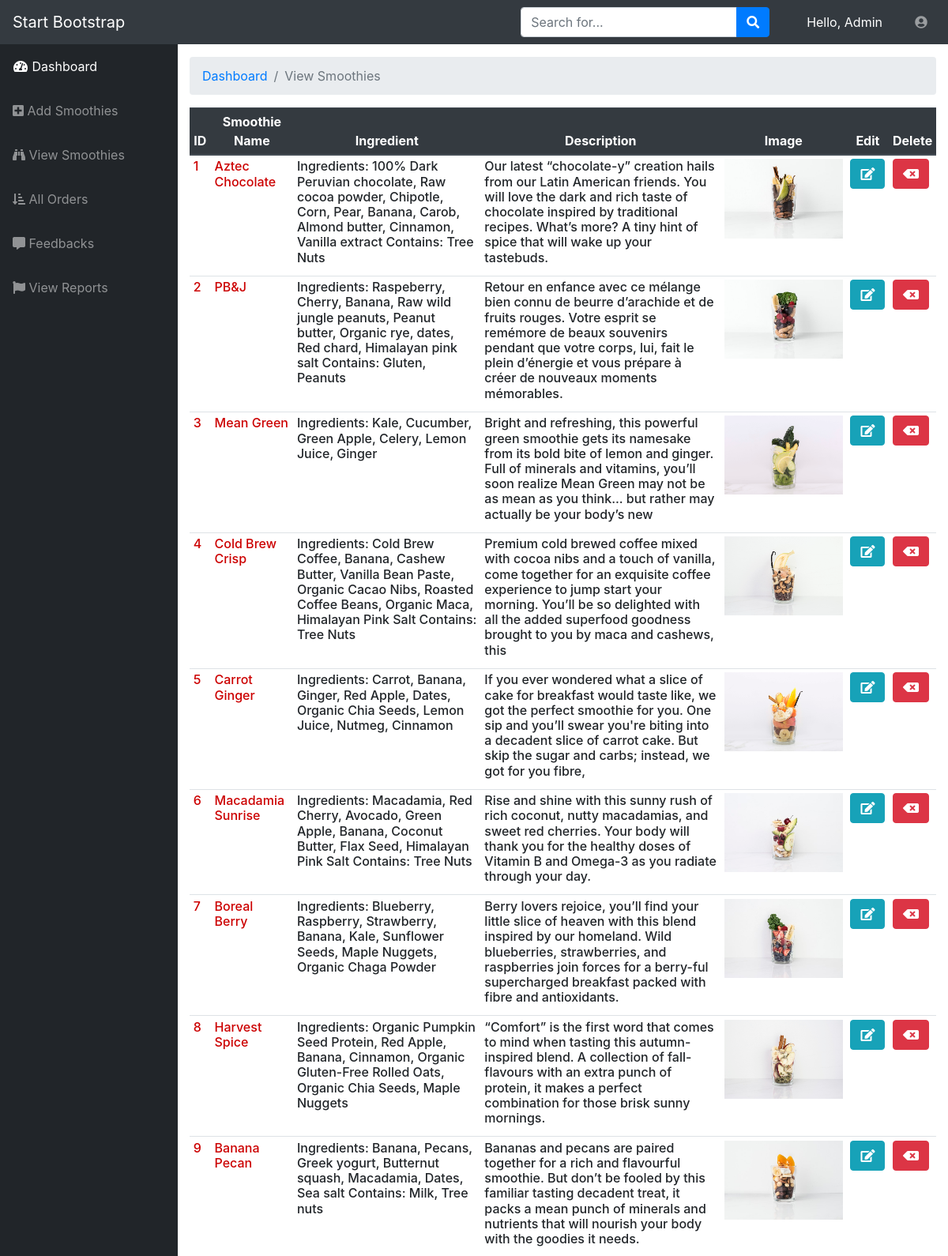
/admin/view-smoothies.php (upper part), run on the app's committed database.
### tables this page shows
CREATE TABLE `smoothies` (
  `ID` int(12) NOT NULL,
  `S_NAME` varchar(50) NOT NULL,
  `INGREDIENT` varchar(255) NOT NULL,
  `DESCRIPTION` varchar(255) NOT NULL,
  `IMAGE` varchar(100) NOT NULL
);

### admin/classes/smoothies.php (the view, shortened to what this page needs)
<?php
class Smoothie{
	public static function ReadSmoothies(){
		try{
			$query = "SELECT * FROM smoothies";
			$database = Database::Get_Instance();
		    $connection = $database->Get_Connection();
			$statement  = $connection->prepare($query);
			$statement->execute();
			$result = $statement->fetchAll(PDO::FETCH_ASSOC);
			return $result;
		}catch(PDOException $e){
			echo "Query Failed : ".$e->getMessage();
		}
	}
	 public static function Display_Delete_Form($ID){
        echo "<form action = '#' method = 'POST'>";
			  echo "<button type ='submit' name = 'delete' class='btn btn-push btn-danger btn-xs' value =".$ID."><span class='fa fa-backspace'></span></button>";
        echo "</form>";
	}
	public static function Display($array){
		echo "<table border = '0' class='table table-sm table-responsive table-hover'>";
			echo "<thead class='thead-dark text-center justify'>";
				echo "<tr>";
					echo "<th>ID</th>";
                    echo "<th>Smoothie Name</th>";
					echo "<th>Ingredient</th>";
					echo "<th>Description</th>";
					echo "<th>Image</th>";
					echo "<th>Edit</th>";
					echo "<th>Delete</th>";
				echo "</tr>";
            echo "</thead>";
		foreach($array as $row){
			echo "<tr>";
				echo "<td>";
					echo "<font color = #CC0000>";
						echo "<h6>". $row['ID']."</h6>";
				echo "</td>";
				echo "<td>";
					echo "<font color = #CC0000>";
						echo "<h6>". $row['S_NAME']."</h6>";
				echo "</td>";
				echo "<td>";
						echo "<h6>". $row['INGREDIENT']."</h6>";
				echo "</td>";
				echo "<td>";
					echo "<h6>". $row['DESCRIPTION']."</h6>";
				echo "</td>";
				echo "<td>";
					echo '<img src= "'.$row['IMAGE']." \" height = 'auto' width = '150px'>";
				echo "</td>";
				echo "<td>";
					echo "<a href='edit-smoothies.php?ID=".$row['ID']."'><button type='button' class='btn btn-push btn-info btn-xs'><i class='fa fa-edit'></i></button></a>";
				echo "</td>";
				echo "<td>";
					Smoothie::Display_Delete_Form($row['ID']);
				echo "</td>";
			echo "</tr>";
		}
		echo "</table>";
	}
}
?>

### admin/includes/header.php (shortened to what this page needs)
<!DOCTYPE html>
<html lang="en">
<head>
  <link href="offline/fontawesome-free/css/all.min.css" rel="stylesheet" type="text/css">
  <link href="offline/datatables/dataTables.bootstrap4.css" rel="stylesheet">
  <link href="css/admin.css" rel="stylesheet">
</head>
<body id="page-top">
  <nav class="navbar navbar-expand navbar-dark bg-dark static-top">
    <a class="navbar-brand mr-1" href="index.php">Start Bootstrap</a>
    <form class="d-none d-md-inline-block form-inline ml-auto mr-0 mr-md-3 my-2 my-md-0">
      <div class="input-group">
        <input type="text" class="form-control" placeholder="Search for..." aria-label="Search" aria-describedby="basic-addon2">
        <div class="input-group-append">
          <button class="btn btn-primary" type="button">
            <i class="fas fa-search"></i>
          </button>
        </div>
      </div>
    </form>
	<nav class="navbar navbar-default navbar-fixed-top">
		<div class="container">
			<a class="text-white">Hello, Admin</a>
		</div>
	</nav>
    <ul class="navbar-nav ml-auto ml-md-0">
      <li class="nav-item dropdown no-arrow">
        <a class="nav-link dropdown-toggle" href="#" id="userDropdown" role="button" data-toggle="dropdown" aria-haspopup="true" aria-expanded="false">
          <i class="fas fa-user-circle fa-fw"></i>
        </a>
      </li>
    </ul>
  </nav>
  <div id="wrapper">
    <ul class="sidebar navbar-nav">
      <li class="nav-item active">
        <a class="nav-link" href="index.php">
          <i class="fas fa-fw fa-tachometer-alt"></i>
          <span>Dashboard</span>
        </a>
      </li>
      <li class="nav-item">
        <a class="nav-link" href="add-smoothies.php">
		  <i class="fas fa-plus-square"></i>
          <span>Add Smoothies</span></a>
      </li>
	  <li class="nav-item">
        <a class="nav-link" href="view-smoothies.php">
          <i class="fas fa-binoculars"></i>
          <span>View Smoothies</span></a>
      </li>
	  <li class="nav-item">
        <a class="nav-link" href="all-orders.php">
          <i class="fas fa-sort-amount-down-alt"></i>
          <span>All Orders</span></a>
      </li>
	  <li class="nav-item">
        <a class="nav-link" href="feedback.php">
          <i class="fas fa-comment-alt"></i>
          <span>Feedbacks</span></a>
      </li>
	  <li class="nav-item">
        <a class="nav-link" href="view-report.php">
          <i class="fas fa-flag"></i>
          <span>View Reports</span></a>
      </li>
    </ul>

### admin/view-smoothies.php (shortened to what this page needs)
<?php include "includes/header.php"?>
<?php include "classes/smoothies.php"?>
<?php
$smths = Smoothie::ReadSmoothies();
?>
    <div id="content-wrapper">
      <div class="container-fluid">
        <ol class="breadcrumb">
          <li class="breadcrumb-item">
            <a href="index.php">Dashboard</a>
          </li>
          <li class="breadcrumb-item active">View Smoothies</li>
        </ol>
		<?php
			Smoothie::Display($smths);
		?>
      </div>
    </div>
<?php include "includes/footer.php"?>

### admin/includes/footer.php (shortened to what this page needs)
</div>
</body>
</html>

### admin/includes/header.php (style rules this page uses)
.navbar { margin-bottom: 0; border: 0; border-radius: 0; }
.text-white { color: white; }

### data on the page
smoothies: ID "1", S_NAME "Aztec Chocolate", INGREDIENT "Ingredients: 100% Dark Peruvian chocolate, Raw cocoa powder, Chipotle, Corn, Pear, Banana, Carob, Almond butter, Cinnamon, Vanilla extract Contains: Tree Nuts", DESCRIPTION "Our latest “chocolate-y” creation hails from our Latin American friends. You will love the dark and rich taste of chocolate inspired by traditional recipes. What’s more? A tiny hint of spice that will wake up your tastebuds.", IMAGE (picture)
smoothies: ID "2", S_NAME "PB&J", INGREDIENT "Ingredients: Raspeberry, Cherry, Banana, Raw wild jungle peanuts, Peanut butter, Organic rye, dates, Red chard, Himalayan pink salt Contains: Gluten, Peanuts", DESCRIPTION "Retour en enfance avec ce mélange bien connu de beurre d’arachide et de fruits rouges. Votre esprit se remémore de beaux souvenirs pendant que votre corps, lui, fait le plein d’énergie et vous prépare à créer de nouveaux moments mémorables.", IMAGE (picture)
smoothies: ID "3", S_NAME "Mean Green", INGREDIENT "Ingredients: Kale, Cucumber, Green Apple, Celery, Lemon Juice, Ginger", DESCRIPTION "Bright and refreshing, this powerful green smoothie gets its namesake from its bold bite of lemon and ginger. Full of minerals and vitamins, you’ll soon realize Mean Green may not be as mean as you think... but rather may actually be your body’s new", IMAGE (picture)
smoothies: ID "4", S_NAME "Cold Brew Crisp", INGREDIENT "Ingredients: Cold Brew Coffee, Banana, Cashew Butter, Vanilla Bean Paste, Organic Cacao Nibs, Roasted Coffee Beans, Organic Maca, Himalayan Pink Salt Contains: Tree Nuts", DESCRIPTION "Premium cold brewed coffee mixed with cocoa nibs and a touch of vanilla, come together for an exquisite coffee experience to jump start your morning. You’ll be so delighted with all the added superfood goodness brought to you by maca and cashews, this", IMAGE (picture)
smoothies: ID "5", S_NAME "Carrot Ginger", INGREDIENT "Ingredients: Carrot, Banana, Ginger, Red Apple, Dates, Organic Chia Seeds, Lemon Juice, Nutmeg, Cinnamon", DESCRIPTION "If you ever wondered what a slice of cake for breakfast would taste like, we got the perfect smoothie for you. One sip and you’ll swear you're biting into a decadent slice of carrot cake. But skip the sugar and carbs; instead, we got for you fibre,", IMAGE (picture)
smoothies: ID "6", S_NAME "Macadamia Sunrise", INGREDIENT "Ingredients: Macadamia, Red Cherry, Avocado, Green Apple, Banana, Coconut Butter, Flax Seed, Himalayan Pink Salt Contains: Tree Nuts", DESCRIPTION "Rise and shine with this sunny rush of rich coconut, nutty macadamias, and sweet red cherries. Your body will thank you for the healthy doses of Vitamin B and Omega-3 as you radiate through your day.", IMAGE (picture)
smoothies: ID "7", S_NAME "Boreal Berry", INGREDIENT "Ingredients: Blueberry, Raspberry, Strawberry, Banana, Kale, Sunflower Seeds, Maple Nuggets, Organic Chaga Powder", DESCRIPTION "Berry lovers rejoice, you’ll find your little slice of heaven with this blend inspired by our homeland. Wild blueberries, strawberries, and raspberries join forces for a berry-ful supercharged breakfast packed with fibre and antioxidants.", IMAGE (picture)
smoothies: ID "8", S_NAME "Harvest Spice", INGREDIENT "Ingredients: Organic Pumpkin Seed Protein, Red Apple, Banana, Cinnamon, Organic Gluten-Free Rolled Oats, Organic Chia Seeds, Maple Nuggets", DESCRIPTION "“Comfort” is the first word that comes to mind when tasting this autumn-inspired blend. A collection of fall-flavours with an extra punch of protein, it makes a perfect combination for those brisk sunny mornings.", IMAGE (picture)
smoothies: ID "9", S_NAME "Banana Pecan", INGREDIENT "Ingredients: Banana, Pecans, Greek yogurt, Butternut squash, Macadamia, Dates, Sea salt Contains: Milk, Tree nuts", DESCRIPTION "Bananas and pecans are paired together for a rich and flavourful smoothie. But don’t be fooled by this familiar tasting decadent treat, it packs a mean punch of minerals and nutrients that will nourish your body with the goodies it needs.", IMAGE (picture)
